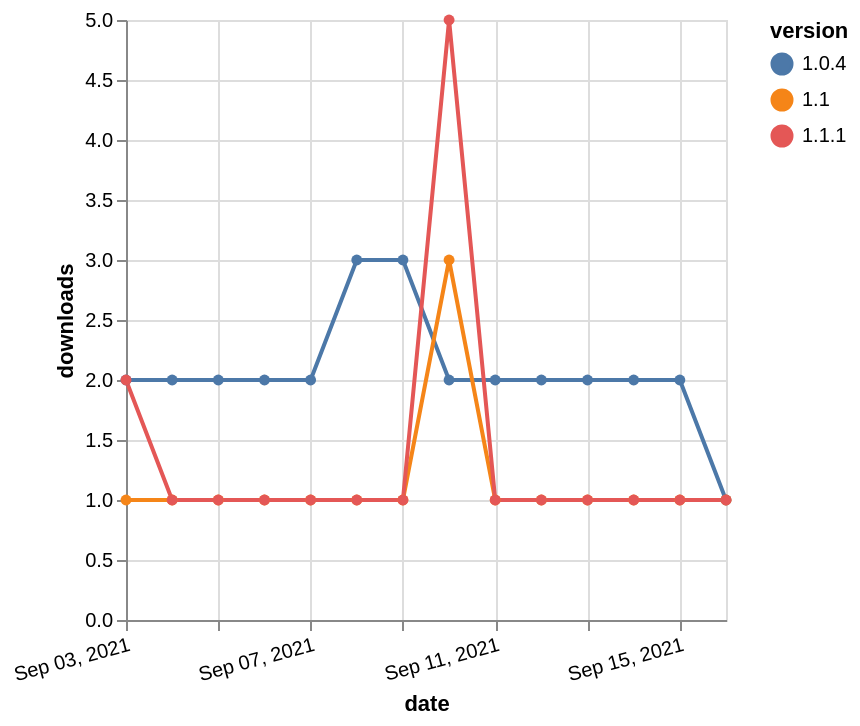

Specify this chart in Vega-Lite:
### Vega-Lite specification from a JSON file in a GitHub repository (floating-point values rounded to 4 significant figures)
{"$schema": "https://vega.github.io/schema/vega-lite/v5.json", "description": "A simple bar chart with embedded data.", "data": {"values": [{"date": "2021-09-03", "total": 2179, "delta": 2, "version": "1.0.4"}, {"date": "2021-09-04", "total": 2181, "delta": 2, "version": "1.0.4"}, {"date": "2021-09-05", "total": 2183, "delta": 2, "version": "1.0.4"}, {"date": "2021-09-06", "total": 2185, "delta": 2, "version": "1.0.4"}, {"date": "2021-09-07", "total": 2187, "delta": 2, "version": "1.0.4"}, {"date": "2021-09-08", "total": 2190, "delta": 3, "version": "1.0.4"}, {"date": "2021-09-09", "total": 2193, "delta": 3, "version": "1.0.4"}, {"date": "2021-09-10", "total": 2195, "delta": 2, "version": "1.0.4"}, {"date": "2021-09-11", "total": 2197, "delta": 2, "version": "1.0.4"}, {"date": "2021-09-12", "total": 2199, "delta": 2, "version": "1.0.4"}, {"date": "2021-09-13", "total": 2201, "delta": 2, "version": "1.0.4"}, {"date": "2021-09-14", "total": 2203, "delta": 2, "version": "1.0.4"}, {"date": "2021-09-15", "total": 2205, "delta": 2, "version": "1.0.4"}, {"date": "2021-09-16", "total": 2206, "delta": 1, "version": "1.0.4"}, {"date": "2021-09-03", "total": 251, "delta": 1, "version": "1.1"}, {"date": "2021-09-04", "total": 252, "delta": 1, "version": "1.1"}, {"date": "2021-09-05", "total": 253, "delta": 1, "version": "1.1"}, {"date": "2021-09-06", "total": 254, "delta": 1, "version": "1.1"}, {"date": "2021-09-07", "total": 255, "delta": 1, "version": "1.1"}, {"date": "2021-09-08", "total": 256, "delta": 1, "version": "1.1"}, {"date": "2021-09-09", "total": 257, "delta": 1, "version": "1.1"}, {"date": "2021-09-10", "total": 260, "delta": 3, "version": "1.1"}, {"date": "2021-09-11", "total": 261, "delta": 1, "version": "1.1"}, {"date": "2021-09-12", "total": 262, "delta": 1, "version": "1.1"}, {"date": "2021-09-13", "total": 263, "delta": 1, "version": "1.1"}, {"date": "2021-09-14", "total": 264, "delta": 1, "version": "1.1"}, {"date": "2021-09-15", "total": 265, "delta": 1, "version": "1.1"}, {"date": "2021-09-16", "total": 266, "delta": 1, "version": "1.1"}, {"date": "2021-09-03", "total": 264, "delta": 2, "version": "1.1.1"}, {"date": "2021-09-04", "total": 265, "delta": 1, "version": "1.1.1"}, {"date": "2021-09-05", "total": 266, "delta": 1, "version": "1.1.1"}, {"date": "2021-09-06", "total": 267, "delta": 1, "version": "1.1.1"}, {"date": "2021-09-07", "total": 268, "delta": 1, "version": "1.1.1"}, {"date": "2021-09-08", "total": 269, "delta": 1, "version": "1.1.1"}, {"date": "2021-09-09", "total": 270, "delta": 1, "version": "1.1.1"}, {"date": "2021-09-10", "total": 275, "delta": 5, "version": "1.1.1"}, {"date": "2021-09-11", "total": 276, "delta": 1, "version": "1.1.1"}, {"date": "2021-09-12", "total": 277, "delta": 1, "version": "1.1.1"}, {"date": "2021-09-13", "total": 278, "delta": 1, "version": "1.1.1"}, {"date": "2021-09-14", "total": 279, "delta": 1, "version": "1.1.1"}, {"date": "2021-09-15", "total": 280, "delta": 1, "version": "1.1.1"}, {"date": "2021-09-16", "total": 281, "delta": 1, "version": "1.1.1"}]}, "width": "container", "mark": {"type": "line", "point": {"filled": true}}, "encoding": {"x": {"field": "date", "type": "temporal", "timeUnit": "yearmonthdate", "title": "date", "axis": {"labelAngle": -15}}, "y": {"field": "delta", "type": "quantitative", "title": "downloads"}, "color": {"field": "version", "type": "nominal"}, "tooltip": {"field": "delta"}}}
